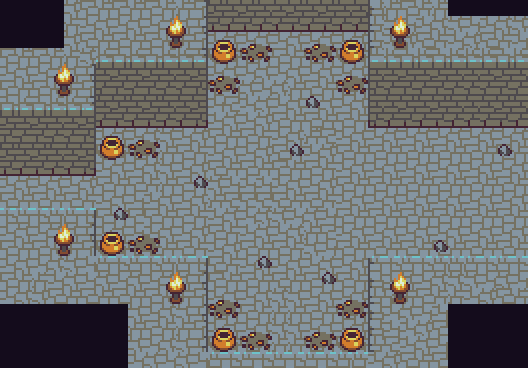

The image is a tile-based game level rendered from a .tmx file. Its description and source (layers, tilesets, objects; grid data summarised) follow:
An orthogonal 33x23 tile map with 16x16 px tiles, 6 tile layers (Tile Layer 6, Tile Layer 3, Tile Layer 3, Tile Layer 4, ...), 1 hidden layer not drawn, 5 tilesets and 14 objects.

<map version="1.0" tiledversion="1.0.3" orientation="orthogonal" renderorder="right-up" width="33" height="23" tilewidth="16" tileheight="16" nextobjectid="19">
 <tileset firstgid="1" source="liquid.tsx" />
 <tileset firstgid="769" source="4.tsx" />
 <tileset firstgid="1729" source="items.tsx" />
 <tileset firstgid="2113" source="3.tsx" />
 <tileset firstgid="3137" source="tile4.tsx" />
 <layer name="Tile Layer 6" width="33" height="23">
  <data>[759 cells, 759 non-empty, 1 distinct tile ids]</data>
 </layer>
 <layer name="Tile Layer 3" width="33" height="23">
  <data>[759 cells, 443 non-empty, 16 distinct tile ids]</data>
 </layer>
 <layer name="Tile Layer 3" width="33" height="23">
  <data>[759 cells, 203 non-empty, 30 distinct tile ids]</data>
 </layer>
 <layer name="Tile Layer 4" width="33" height="23">
  <data>[759 cells, 224 non-empty, 32 distinct tile ids]</data>
 </layer>
 <layer name="Tile Layer 4" width="33" height="23">
  <data>[759 cells, 24 non-empty, 4 distinct tile ids]</data>
 </layer>
 <layer name="animation" width="33" height="23" visible="0">
  <data>[759 cells, 24 non-empty, 4 distinct tile ids]</data>
 </layer>
 <layer name="top" width="33" height="23">
  <data>[759 cells, 0 non-empty, 0 distinct tile ids]</data>
 </layer>
 <objectgroup name="blockObj">
  <object id="1" x="369.227" y="257.386" width="236.917" height="23.5833" />
  <object id="2" x="369.042" y="103.333" width="236.917" height="23.5833" />
  <object id="4" x="198.833" y="7" width="171.833" height="23.6667" />
  <object id="5" x="369.333" y="16.3333" width="20.3333" height="100.667" />
  <object id="7" x="186.5" y="22.9998" width="20.3333" height="100.667" />
  <object id="8" x="193.167" y="353.667" width="200.833" height="23.6667" />
  <object id="9" x="369.333" y="262.666" width="20.3333" height="100.667" />
  <object id="10" x="186.414" y="262.576" width="20.1713" height="96.7579" />
  <object id="11" x="88" y="257.364" width="118.424" height="19.303" />
  <object id="13" x="83.4545" y="107.015" width="123.758" height="19.303" />
  <object id="14" x="66" y="100" width="27.5758" height="74.4848" />
  <object id="16" x="-33" y="153" width="104" height="21.1818" />
  <object id="17" x="66.1704" y="209.383" width="27.5758" height="74.4848" />
  <object id="18" x="-36.25" y="209.534" width="104" height="21.1818" />
 </objectgroup>
 <objectgroup name="finishBlock" />
</map>
